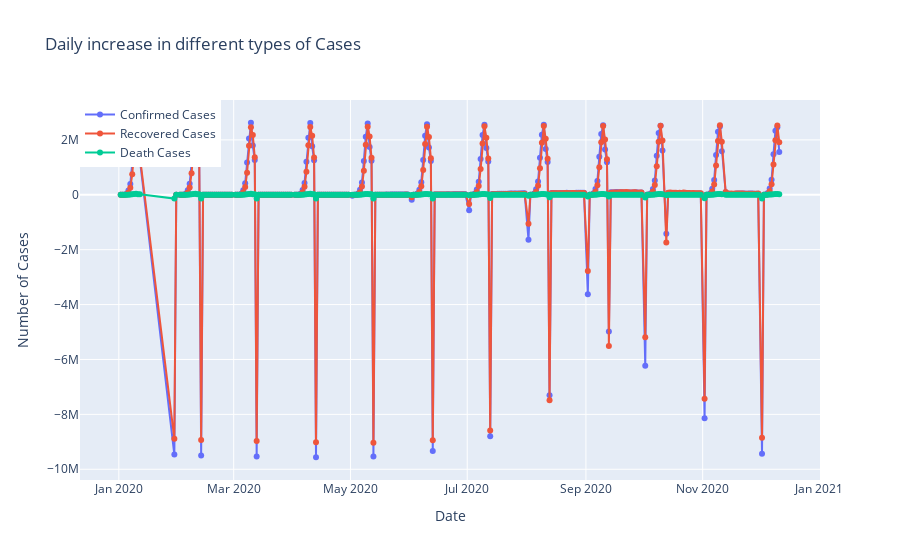

The notebook cell this image was saved under:
### Markdown cell above
<h4> From the graphs its observed that Mortality rate is increasing and Recovery Rate has started to increase in large numbers.</h4>

### Code cell
print("Average increase in number of Confirmed Cases every day: ",np.round(datewise["Confirmed"].diff().fillna(0).mean()))
print("Average increase in number of Recovered Cases every day: ",np.round(datewise["Cured"].diff().fillna(0).mean()))
print("Average increase in number of Deaths Cases every day: ",np.round(datewise["Deaths"].diff().fillna(0).mean()))

fig=go.Figure()
fig.add_trace(go.Scatter(x=datewise.index, y=datewise["Confirmed"].diff().fillna(0),mode='lines+markers',
                    name='Confirmed Cases'))
fig.add_trace(go.Scatter(x=datewise.index, y=datewise["Cured"].diff().fillna(0),mode='lines+markers',
                    name='Recovered Cases'))
fig.add_trace(go.Scatter(x=datewise.index, y=datewise["Deaths"].diff().fillna(0),mode='lines+markers',
                    name='Death Cases'))
fig.update_layout(title="Daily increase in different types of Cases",
                 xaxis_title="Date",yaxis_title="Number of Cases",legend=dict(x=0,y=1,traceorder="normal"))
fig.show()

### Figure 1 — Plotly figure (JSON) as saved in the notebook; plotly's stock layout.template omitted (floating-point values rounded to 4 significant figures; data arrays with more than 128 entries replaced by an {"elided": "..."} marker saying what was removed)
{"data": [{"mode": "lines+markers", "name": "Confirmed Cases", "type": "scatter", "x": {"elided": "315 str values"}, "y": {"elided": "315 int values"}}, {"mode": "lines+markers", "name": "Recovered Cases", "type": "scatter", "x": {"elided": "315 str values"}, "y": {"elided": "315 int values"}}, {"mode": "lines+markers", "name": "Death Cases", "type": "scatter", "x": {"elided": "315 str values"}, "y": {"elided": "315 int values"}}], "layout": {"legend": {"traceorder": "normal", "x": 0, "y": 1}, "title": {"text": "Daily increase in different types of Cases"}, "xaxis": {"title": {"text": "Date"}}, "yaxis": {"title": {"text": "Number of Cases"}}}}
